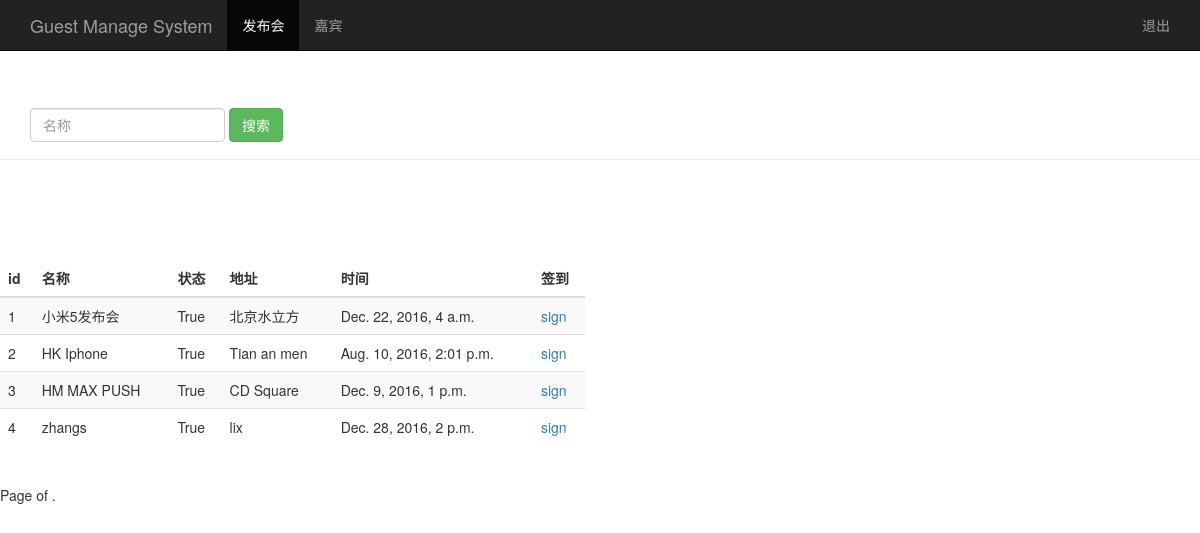
The page /search_name/ on the database its author committed.
### sign/models.py (models this page shows, shortened)
class Event(models.Model):
	name = models.CharField(max_length=100) #发布会标题
	limit = models.IntegerField() #参加人数
	status = models.BooleanField() #状态
	address = models.CharField(max_length=200) #地址
	start_time = models.DateTimeField('event_time') #发布会时间
	creat_time = models.DateTimeField(auto_now=True) #创建时间（自动获取当前时间）

### sign/views.py (the view)
# urls.py: url(r'^search_name/$', views.search_name),
def search_name(request):
	username = request.session.get('user','')
	search_name = request.GET.get('name','')
	event_list = Event.objects.filter(name__contains=search_name)
	return render(request, 'event_manage.html',{'user':username,'events':event_list})

### sign/templates/event_manage.html (shortened to what this page needs)
<!DOCTYPE html>
<html lang="zh-CN">
<head>
    {% load bootstrap3 %}
    {% bootstrap_css %}
</head>
<body>
    <nav class="navbar navbar-inverse navbar-fixed-top">
    	<div class="container">
    		<div class="navbar-header">
    			<a href="/event_manage/" class="navbar-brand"> Guest Manage System</a>
    		</div>
    		<div id='navbar' class="collapse navbar-collapse">
    			<ul class='nav navbar-nav'>
    				<li class="active"><a href="#">发布会</a></li>
    				<li><a href="/guest_manage">嘉宾</a></li>
    			</ul>
    			<ul class="nav navbar-nav navbar-right">
    				<li><a href="#">{{user}}</a></li>
    				<li><a href="/logout/">退出</a></li>
    			</ul>
    		</div>
    	</div>
    </nav>
    <div class='page-header' style="padding-top: 60px;">
    	<div id='navbar' class="navbar-collapse collapse">
    		<form class="navbar-form" method="get" action="/search_name">
    			<div class="form-group">
    				<input type="text" name="name" placeholder="名称" class="form-control">
    			</div>
    			<button type="submit" class="btn btn-success">搜索</button>
    		</form>
    	</div>
    </div>
    <div class="row" style="padding-top: 80px;">
    	<div class="col-md-6">
    		<table class="table table-striped">
    			<thead>
    				<tr>
    					<th>id</th><th>名称</th><th>状态</th><th>地址</th><th>时间</th><th>签到</th>
    				</tr>
    			</thead>
    			<tbody>
    				{% for event in events %}
    					<tr>
    						<td>{{ event.id }}</td>
    						<td>{{ event.name }}</td>
    						<td>{{ event.status }}</td>
    						<td>{{ event.address }}</td>
    						<td>{{ event.start_time }}</td>
                            <td>
                                <a href="/sign_index/{{event.id}}/" target='{{event.id}}_blank'>sign</a>
                            </td>
    					</tr>
    				{% endfor %}
    			</tbody>
    		</table>
    	</div>
    </div>
    <div class='pagination'>
        <span class='step-links'>
                <span class='current'>
                    Page {{events.number}} of {{events.paginator.num_pages}}.
                </span>
        </span>
    </div>
</html>

### rows shown on the page
Event: id "1", name "小米5发布会", status "True", address "北京水立方", start_time "Dec. 22, 2016, 4 a.m."
Event: id "2", name "HK Iphone", status "True", address "Tian an men", start_time "Aug. 10, 2016, 2:01 p.m."
Event: id "3", name "HM MAX PUSH", status "True", address "CD Square", start_time "Dec. 9, 2016, 1 p.m."
Event: id "4", name "zhangs", status "True", address "lix", start_time "Dec. 28, 2016, 2 p.m."
